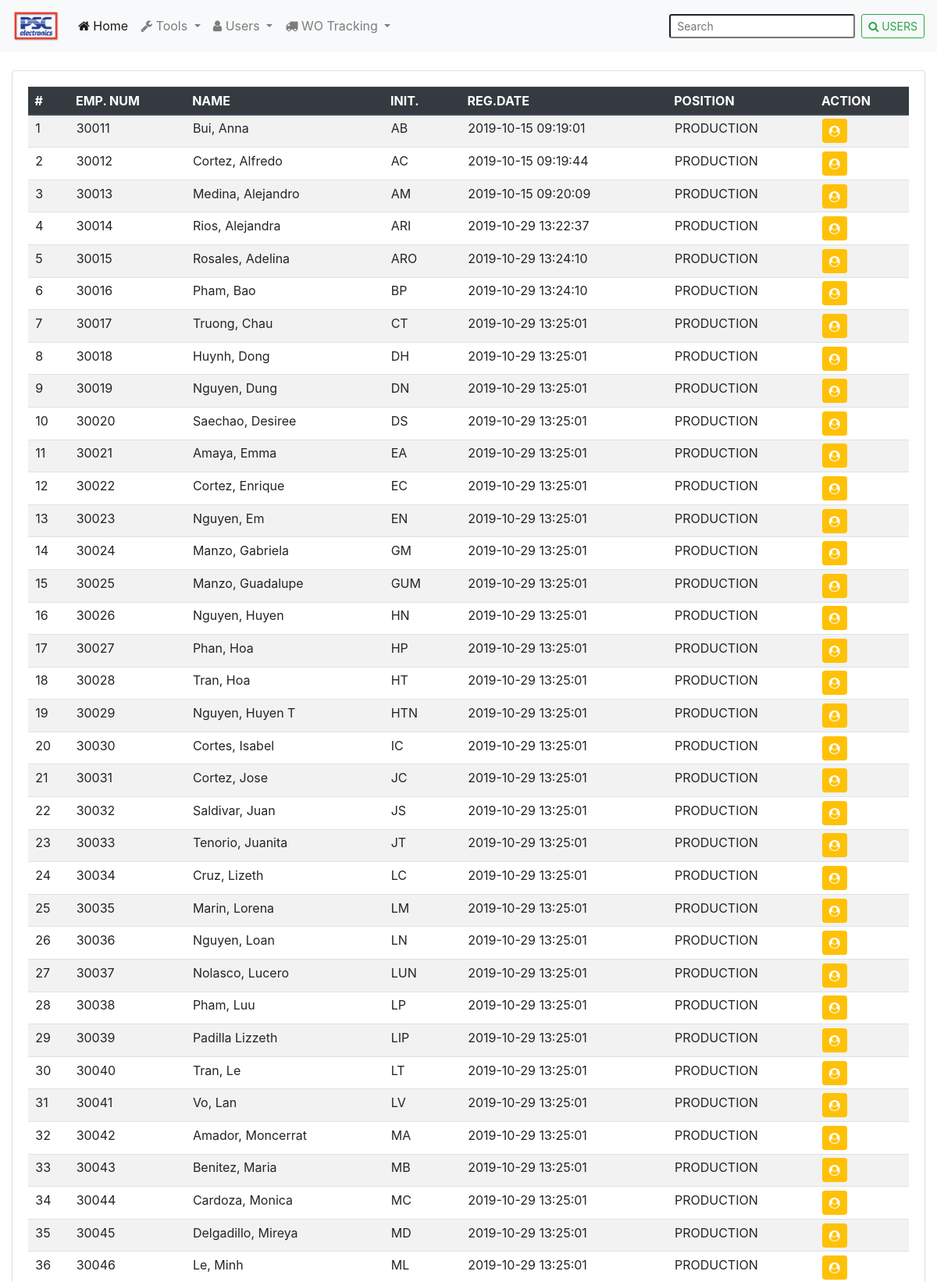
Screenshot of /PSC_users/show_users.php (upper part) with the database file from the repository.
### tables this page shows
CREATE TABLE IF NOT EXISTS `employes` (
  `id_employ` int(11) NOT NULL AUTO_INCREMENT,
  `employ_num` int(11) NOT NULL,
  `name` varchar(20) NOT NULL,
  `initials` varchar(30) NOT NULL,
  `reg_date` datetime NOT NULL DEFAULT CURRENT_TIMESTAMP,
  `position` int(11) NOT NULL,
  `available` int(11) DEFAULT NULL,
  `photo` varchar(100) DEFAULT NULL,
  `password` varchar(200) NOT NULL,
  PRIMARY KEY (`id_employ`),
  UNIQUE KEY `employ_num` (`employ_num`),
  UNIQUE KEY `initials` (`initials`)
);

### PSC_users/show_users.php (the view, shortened to what this page needs)
<?php
include("../header.php");
$link = Conectarse();
$sqlallusers = "SELECT * from employes where available >= '1' order by employ_num";
$allusers = mysqli_query($link, $sqlallusers) or die("Something wrong with DB please verify.");
$x = 0;
?>
<div class="container-fluid">
    <div class="card">
        <div class="card-body">
            <div class="rowusers">
                <table class="table table-sm table-condensed table-striped">
                    <?php
                    while ($rowusers = mysqli_fetch_array($allusers)) {
                        $x++;
                        if ($rowusers["position"] == '1') {
                            $textposition = "PRODUCTION";
                        } else {
                            $textposition = "NO ASIGNED";
                        }
                        if ($x == 1) {
                            echo "<thead class='thead-dark'>";
                            printf("<tr><th>&nbsp;%s</th><th>&nbsp;%s&nbsp;</th><th>&nbsp;%s&nbsp;</th><th>&nbsp;%s&nbsp;</th><th>&nbsp;%s&nbsp;</th><th>&nbsp;%s&nbsp;</th><th>&nbsp;%s&nbsp;</th></tr>", "#", "EMP. NUM", "NAME", "INIT.", "REG.DATE", "POSITION", "ACTION");
                            echo "</thead>";
                        }
                        $elid = $rowusers['employ_num'] . "-" . str_replace(" ", "_", $rowusers['name']) . "-" . $rowusers['initials'] . "-" . $rowusers['position'] . "-" . $rowusers['password'] . "-" . $rowusers['photo'];
                        printf("<tr><td>&nbsp;%s</td><td>&nbsp;%s&nbsp;</td><td>&nbsp;%s&nbsp;</td><td>&nbsp;%s&nbsp;</td><td>&nbsp;%s&nbsp;</td><td>&nbsp;%s&nbsp;</td><td>&nbsp;%s&nbsp;</td></tr>", $x, $rowusers["employ_num"], $rowusers["name"], $rowusers["initials"], $rowusers["reg_date"], $textposition, '<a href="#" id= ' . $elid . ' class="btn btn-warning btn-sm text-white" data-toggle="modal" data-target="#users" onclick="update_user(id)"><i class="fa fa-user-circle" ></i></a>');
                    }
                    ?>
                </table>
            </div>
        </div>
    </div>
</div>
<?php
include('../footer.php');
?>

### rows the page displays
employes: employ_num "30011", name "Bui, Anna", initials "AB", reg_date "2019-10-15 09:19:01", position "PRODUCTION"
employes: employ_num "30012", name "Cortez, Alfredo", initials "AC", reg_date "2019-10-15 09:19:44", position "PRODUCTION"
employes: employ_num "30013", name "Medina, Alejandro", initials "AM", reg_date "2019-10-15 09:20:09", position "PRODUCTION"
employes: employ_num "30014", name "Rios, Alejandra", initials "ARI", reg_date "2019-10-29 13:22:37", position "PRODUCTION"
employes: employ_num "30015", name "Rosales, Adelina", initials "ARO", reg_date "2019-10-29 13:24:10", position "PRODUCTION"
employes: employ_num "30016", name "Pham, Bao", initials "BP", reg_date "2019-10-29 13:24:10", position "PRODUCTION"
employes: employ_num "30017", name "Truong, Chau", initials "CT", reg_date "2019-10-29 13:25:01", position "PRODUCTION"
employes: employ_num "30018", name "Huynh, Dong", initials "DH", reg_date "2019-10-29 13:25:01", position "PRODUCTION"
employes: employ_num "30019", name "Nguyen, Dung", initials "DN", reg_date "2019-10-29 13:25:01", position "PRODUCTION"
employes: employ_num "30020", name "Saechao, Desiree", initials "DS", reg_date "2019-10-29 13:25:01", position "PRODUCTION"
employes: employ_num "30021", name "Amaya, Emma", initials "EA", reg_date "2019-10-29 13:25:01", position "PRODUCTION"
employes: employ_num "30022", name "Cortez, Enrique", initials "EC", reg_date "2019-10-29 13:25:01", position "PRODUCTION"
employes: employ_num "30023", name "Nguyen, Em", initials "EN", reg_date "2019-10-29 13:25:01", position "PRODUCTION"
employes: employ_num "30024", name "Manzo, Gabriela", initials "GM", reg_date "2019-10-29 13:25:01", position "PRODUCTION"
employes: employ_num "30025", name "Manzo, Guadalupe", initials "GUM", reg_date "2019-10-29 13:25:01", position "PRODUCTION"
employes: employ_num "30026", name "Nguyen, Huyen", initials "HN", reg_date "2019-10-29 13:25:01", position "PRODUCTION"
employes: employ_num "30027", name "Phan, Hoa", initials "HP", reg_date "2019-10-29 13:25:01", position "PRODUCTION"
employes: employ_num "30028", name "Tran, Hoa", initials "HT", reg_date "2019-10-29 13:25:01", position "PRODUCTION"
employes: employ_num "30029", name "Nguyen, Huyen T", initials "HTN", reg_date "2019-10-29 13:25:01", position "PRODUCTION"
employes: employ_num "30030", name "Cortes, Isabel", initials "IC", reg_date "2019-10-29 13:25:01", position "PRODUCTION"
employes: employ_num "30031", name "Cortez, Jose", initials "JC", reg_date "2019-10-29 13:25:01", position "PRODUCTION"
employes: employ_num "30032", name "Saldivar, Juan", initials "JS", reg_date "2019-10-29 13:25:01", position "PRODUCTION"
employes: employ_num "30033", name "Tenorio, Juanita", initials "JT", reg_date "2019-10-29 13:25:01", position "PRODUCTION"
employes: employ_num "30034", name "Cruz, Lizeth", initials "LC", reg_date "2019-10-29 13:25:01", position "PRODUCTION"
employes: employ_num "30035", name "Marin, Lorena", initials "LM", reg_date "2019-10-29 13:25:01", position "PRODUCTION"
employes: employ_num "30036", name "Nguyen, Loan", initials "LN", reg_date "2019-10-29 13:25:01", position "PRODUCTION"
employes: employ_num "30037", name "Nolasco, Lucero", initials "LUN", reg_date "2019-10-29 13:25:01", position "PRODUCTION"
employes: employ_num "30038", name "Pham, Luu", initials "LP", reg_date "2019-10-29 13:25:01", position "PRODUCTION"
employes: employ_num "30039", name "Padilla Lizzeth", initials "LIP", reg_date "2019-10-29 13:25:01", position "PRODUCTION"
employes: employ_num "30040", name "Tran, Le", initials "LT", reg_date "2019-10-29 13:25:01", position "PRODUCTION"
employes: employ_num "30041", name "Vo, Lan", initials "LV", reg_date "2019-10-29 13:25:01", position "PRODUCTION"
employes: employ_num "30042", name "Amador, Moncerrat", initials "MA", reg_date "2019-10-29 13:25:01", position "PRODUCTION"
employes: employ_num "30043", name "Benitez, Maria", initials "MB", reg_date "2019-10-29 13:25:01", position "PRODUCTION"
employes: employ_num "30044", name "Cardoza, Monica", initials "MC", reg_date "2019-10-29 13:25:01", position "PRODUCTION"
employes: employ_num "30045", name "Delgadillo, Mireya", initials "MD", reg_date "2019-10-29 13:25:01", position "PRODUCTION"
employes: employ_num "30046", name "Le, Minh", initials "ML", reg_date "2019-10-29 13:25:01", position "PRODUCTION"

### other values shown
$search_icon "USERS"
